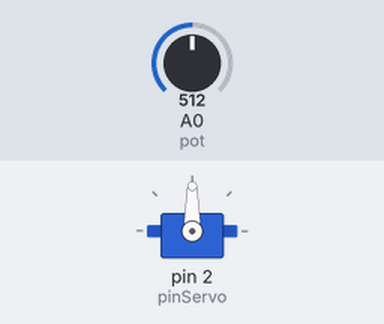
Bench run of a sketch on a simulated Arduino Uno, built with avr-gcc and run on an emulated ATmega328P. Parts: servo. The inputs (shaded band) are chosen by the test bench; at power-on: A0 (pot) = 512.

Above: at 1.2 s.
1.3 s: A0 (pot) set to 716
At 1.7 s:
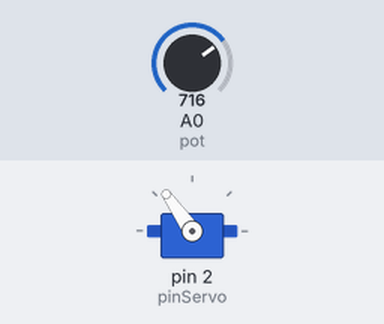
2.8 s: A0 (pot) set to 900
At 3.9 s:
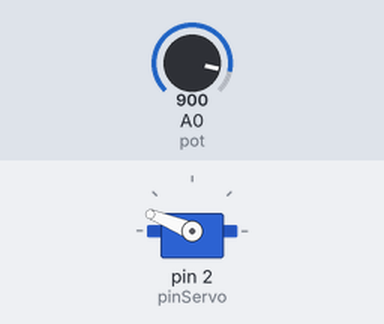
4.3 s: A0 (pot) set to 1023
At 5.0 s:
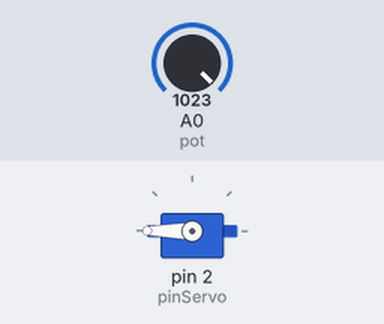
5.8 s: A0 (pot) set to 306
At 7.0 s:
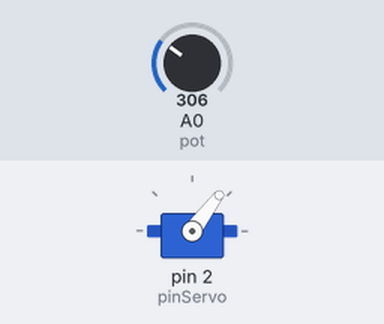
7.3 s: A0 (pot) set to 122
At 8.2 s:
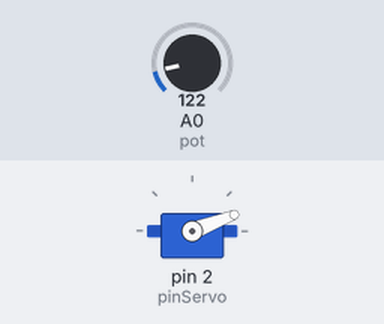
Timing chart, 0 to 9.8 s (numbered marks = the images above; inputs shaded):
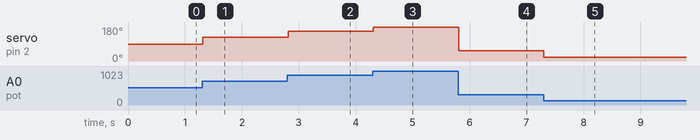

The sketch:

ServoPotenciometro.ino
```cpp
#include <Servo.h>

Servo servo1;
int pinServo = 2;
int angulo;
int valorPot;
int pot = 0;

void setup() {
  servo1.attach(pinServo);
}

void loop() {
  valorPot = analogRead(pot);
  angulo = map(valorPot, 0, 1023, 0, 180);    // la funcion map toma un valor de un intervalo y lo transforma en otro valor de otro intervalo de forma proporcional
  servo1.write(angulo);
  delay(20);
}
```

Measured:
- after the input at 1.3 s, servo on pin 2 (pinServo): 90° → 125° at once
- after the input at 2.8 s, servo on pin 2 (pinServo): 125° → 158° at once
- after the input at 4.3 s, servo on pin 2 (pinServo): 158° → 180° at once
- after the input at 5.8 s, servo on pin 2 (pinServo): 180° → 53° at once
- after the input at 7.3 s, servo on pin 2 (pinServo): 53° → 21° at once
